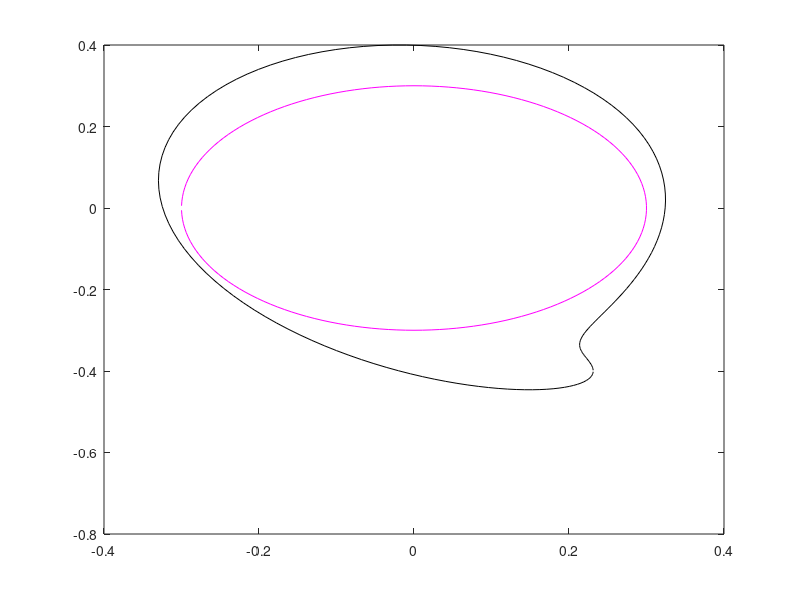

This figure's MATLAB source:
function [dr,r,d2r,d3r,theta]=...
             CURVEprof_crooked_egg(t,crk_prams);

%%%%%%%%%%%%%%%%%%%%%%%%%%%%%%%%%%%%%%%%%%%%%%%%
DO_TEST=0;
if nargin==0%% use some test arguments:
  DO_TEST=1;
  Nterms=80;
  Nint=2*Nterms+10;
  %%
  t=-1+( (0:Nint-1)'+.5 )*(2/Nint);
  kn=pi*(-Nterms:Nterms);
  DD=diag(1i*kn);
  EXP=exp(1i*t*kn);
  IP=(1/Nint)*EXP';
  %%
  col='k';
  crk_prams={[0.25 1 1]};
end
%%%%%%%%%%%%%%%%%%%%%%%%%%%%%%%%%%%%%%%%%%%%%%%%

sz=size(t);
if sz(1)>sz(2)%% column vector:
  t=t';
end
crk_prams=crk_prams{1};
if length(crk_prams)<2
  crk_prams=[1 1 1];
end
alp=crk_prams(1);
bet=crk_prams(2);
fac = pi/2;
if length(crk_prams)==3
  fac=fac*crk_prams(3);
end
%%
th = fac*(t+1);
rho = alp*cos(th).^3 + bet*sin(th).^3;
x_av=3/8*alp;
y_av=3/8*bet;
x=rho.*cos(th)- x_av;  %
y=rho.*sin(th)- y_av;  %
%%
fm=bet*sin(th)-alp*cos(th);
fp=alp*sin(th)+bet*cos(th);
%%
rho_dth = (3/2)*sin(2*th).*fm;
rho_dth2 = (3/2)*sin(2*th).*fp + ...
             + 3*cos(2*th).*fm;
rho_dth3 = -15/2*sin(2*th).*fm + ...
             + 6*cos(2*th).*fp;
%%
r=[x;y];
dx=cos(th).*rho_dth - sin(th).*rho;
dy=sin(th).*rho_dth + cos(th).*rho;
dr=[dx;dy];
%%
d2x=cos(th).*rho_dth2 - 2*sin(th).*rho_dth +...
      - cos(th).*rho;
d2y=sin(th).*rho_dth2 + 2*cos(th).*rho_dth +...
      - sin(th).*rho;
d2r=[d2x;d2y];
%%
d3x=cos(th).*rho_dth3 - 3*sin(th).*rho_dth2 +...
     - 3*cos(th).*rho_dth + sin(th).*rho;
d3y=sin(th).*rho_dth3 + 3*cos(th).*rho_dth2 +...
     - 3*sin(th).*rho_dth - cos(th).*rho;
d3r=[d3x;d3y];
%%
dr = fac*dr;
d2r = fac^2*d2r;
d3r = fac^3*d3r;
theta=angle(dr(1,:)+i*dr(2,:)).';
%%
if DO_TEST
  if 1
    scaler=[1 .8];
    translation=[.075 -.1];
    plot(scaler(1)*x+translation(1),...
         scaler(2)*y+translation(2),col);
    %%
    r=.3;
    x2=r*cos(pi*t);
    y2=r*sin(pi*t);
    hold on, plot(x2,y2,'m'), hold off;
  else
    %%
    cxap=IP*(x');
    xap=(EXP*cxap).';
    cdxap=DD*cxap;
    dxap=(EXP*cdxap).';
    cd2xap=DD*cdxap;
    d2xap=(EXP*cd2xap).';
    cd3xap=DD*cd2xap;
    d3xap=(EXP*cd3xap).';
    %%
    cyap=IP*(y');
    yap=(EXP*cyap).';
    cdyap=DD*cyap;
    dyap=(EXP*cdyap).';
    cd2yap=DD*cdyap;
    d2yap=(EXP*cd2yap).';
    cd3yap=DD*cd2yap;
    d3yap=(EXP*cd3yap).';
    %%
    subplot(4,2,1), plot(t,x);
    hold on, plot(t,xap,'--g'), hold off;
    subplot(4,2,3), plot(t,fac*dx);
    hold on, plot(t,dxap,'--g'), hold off;
    subplot(4,2,5), plot(t,fac^2*d2x);
    hold on, plot(t,d2xap,'--g'), hold off;
    subplot(4,2,7), plot(t,fac^3*d3x);
    hold on, plot(t,d3xap,'--g'), hold off;
    %%
    subplot(4,2,2), plot(t,y);
    hold on, plot(t,yap,'--g'), hold off;
    subplot(4,2,4), plot(t,fac*dy);
    hold on, plot(t,dyap,'--g'), hold off;
    subplot(4,2,6), plot(t,fac^2*d2y);
    hold on, plot(t,d2yap,'--g'), hold off;
    subplot(4,2,8), plot(t,fac^3*d3y);
    hold on, plot(t,d3yap,'--g'), hold off;
  end
end